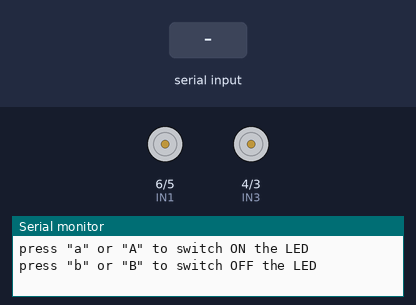
Recording of a sketch running on a simulated Arduino Mega 2560, built with avr-gcc and run on an emulated ATmega2560. Parts: motor-driver pin pairs drawn as motors (green arrow = first pin HIGH = forward, orange = second pin HIGH = backward, longer = more drive, scaled by the enable pin), the last lines printed to the serial monitor. The test bench sets the inputs (shaded band).

Above: at 1.2 s.
1.3 s: "a" received over the second serial link
At 2.5 s:
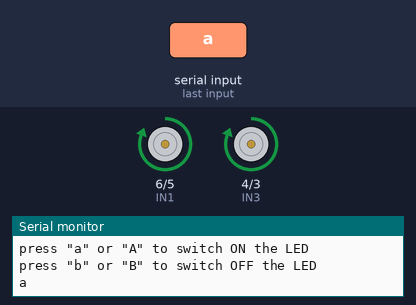
2.8 s: "c" received over the second serial link
At 3.9 s:
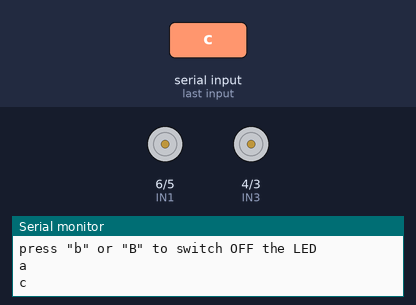
4.3 s: "b" received over the second serial link
At 5.0 s:
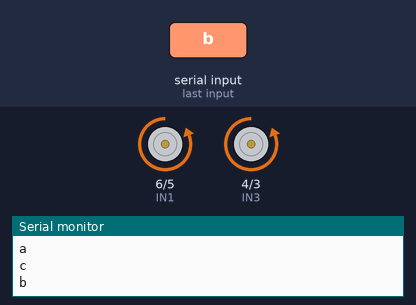
5.8 s: "d" received over the second serial link
At 5.9 s:
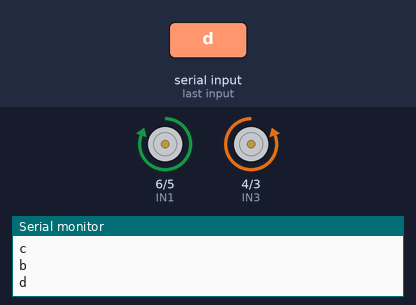
7.5 s: "e" received over the second serial link
At 7.6 s:
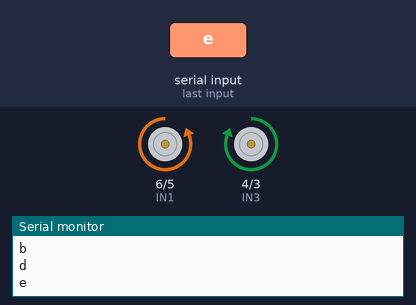
Timing chart, 0 to 10.2 s (numbered marks = the images above; inputs shaded):
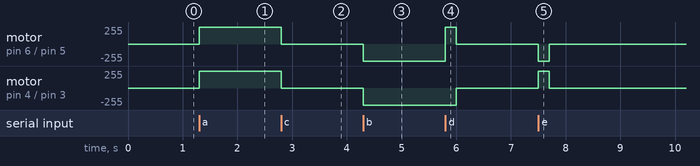

Measured:
- after the input at 1.3 s, motor on pin 6 (IN1) / pin 5 (IN2), motor on pin 4 (IN3) / pin 3 (IN4): stopped → forward 255/255 at once
- after the input at 2.8 s, motor on pin 6 (IN1) / pin 5 (IN2), motor on pin 4 (IN3) / pin 3 (IN4): forward 255/255 → stopped at once
- after the input at 4.3 s, motor on pin 6 (IN1) / pin 5 (IN2), motor on pin 4 (IN3) / pin 3 (IN4): stopped → backward 255/255 at once
- after the input at 5.8 s, motor on pin 6 (IN1) / pin 5 (IN2): backward 255/255 → forward 255/255 at once, → stopped 0.20 s later; motor on pin 4 (IN3) / pin 3 (IN4): backward 255/255 → stopped after 0.20 s
- after the input at 7.5 s, motor on pin 6 (IN1) / pin 5 (IN2): stopped → backward 255/255 at once, → stopped 0.20 s later; motor on pin 4 (IN3) / pin 3 (IN4): stopped → forward 255/255 at once, → stopped 0.20 s later

The sketch:

Bluetooth_02A_L298N_UNO.ino
```cpp
# include <SoftwareSerial.h>

SoftwareSerial bluetoothSerial(10,11);
//Connecting HC-05 to MEGA
//https://www.apdaga.com/2017/11/arduino-mega-bluetoth-communication-to.html
//#include <L298N.h>
// Pin definition
 int IN1 = 6;
 int IN2 = 5;
 int EN1 = 7;
 int IN3 = 4;
 int IN4 = 3;
 int EN2 = 2;
// Create one motor instance
//L298N motor(EN, IN1, IN2);
void setup()
{
  pinMode(EN1, OUTPUT);
  pinMode(IN1, OUTPUT);
  pinMode(IN2, OUTPUT);
  pinMode(EN2, OUTPUT);
  pinMode(IN3, OUTPUT);
  pinMode(IN4, OUTPUT);
  // put your setup code here, to run once:
  Serial.begin(9600); //Tx0 and Rx0  //Set Baud Rate to 9600 for Serial Communication Tx0 and Rx0
  bluetoothSerial.begin(9600);  //Tx1 and Rx1  //Connected to Bluetooth Module HC-05 (Bluetooth 2.0)
  //pinMode(13, OUTPUT);  //Set Pin 13 as Output (Connected to LED)

  Serial.println("press \"a\" or \"A\" to switch ON the LED");  //To Desktop
  Serial.println("press \"b\" or \"B\" to switch OFF the LED");
  bluetoothSerial.println("press \"a\" or \"A\" to switch ON the LED"); //To mobile
  bluetoothSerial.println("press \"b\" or \"B\" to switch OFF the LED");
  //motor.setSpeed(130);
}

void loop()
{
  // put your main code here, to run repeatedly:

  if(bluetoothSerial.available()>0)
  {

    int speed = 600;
    char buffer_value = bluetoothSerial.read();
    Serial.println(buffer_value);
    if(buffer_value == 'a' || buffer_value == 'A') //forward
    {
      //digitalWrite(13, HIGH);    //Turn ON LED
      //Serial.println("LED ON");  //Arduino Terminal of Desktop
      //Serial1.println("LED ON"); //Bluetooth Terminal on Mobile
      digitalWrite(IN1 , HIGH);
      digitalWrite(IN2 , LOW);
      digitalWrite(IN3 , HIGH);
      digitalWrite(IN4 , LOW);
      analogWrite(EN1 , speed);
      analogWrite(EN2 , speed);
      delay(200);

    }
    else if(buffer_value == 'c' || buffer_value == 'C') //stop
    {
      digitalWrite(IN1 , LOW);
      digitalWrite(IN2 , LOW);
      digitalWrite(IN3 , LOW);
      digitalWrite(IN4 , LOW);
      // analogWrite(EN1 , speed);
      // analogWrite(EN2 , speed);
      delay(200);
    }

    else if(buffer_value == 'b' || buffer_value == 'B') //reverse
    {
      //digitalWrite(13, LOW);      //Turn OFF LED
      //Serial.println("LED OFF");  //Arduino Terminal on Desktop
     // Serial1.println("LED OFF"); //Bluetooth Terminal on Mobile
      digitalWrite(IN1 , LOW);
      digitalWrite(IN2 , HIGH);
      digitalWrite(IN3 , LOW);
      digitalWrite(IN4 , HIGH);
      analogWrite(EN1 , speed);
      analogWrite(EN2 , speed);
      delay(200);

    }
    else if(buffer_value == 'd') // left
    {
      digitalWrite(IN1 , HIGH);
      digitalWrite(IN2 , LOW);
      digitalWrite(IN3 , LOW);
      digitalWrite(IN4 , HIGH);
      delay(200);
      stop();

    }
    else if(buffer_value == 'e') //right
    {
      digitalWrite(IN1 , LOW);
      digitalWrite(IN2 , HIGH);
      digitalWrite(IN3 , HIGH);
      digitalWrite(IN4 , LOW);
      delay(200);
      stop();

    }
    else if(buffer_value <= 1023)
    {
      speed = buffer_value;
      analogWrite(EN1 , speed);
      analogWrite(EN2 , speed);
    }
  }
}
void stop()
{
  digitalWrite(IN1 , LOW);
  digitalWrite(IN2 , LOW);
  digitalWrite(IN3 , LOW);
  digitalWrite(IN4 , LOW);
  delay(100);
}  
```
